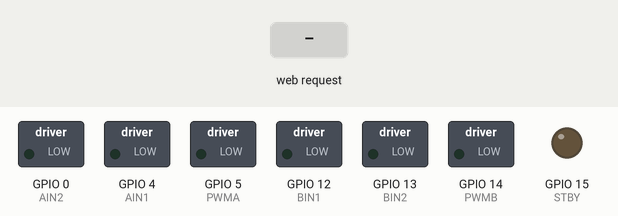
Bench run of a sketch on a simulated ESP8266 (NodeMCU). Parts: switched loads named in the sketch (green lamp = pin HIGH), output pins drawn as LEDs (lit = HIGH). Inputs (shaded band) come from the test bench. What the sketch prints to the serial monitor is not drawn.

Above: at 2.2 s.
2.3 s: HTTP request GET /backward received
At 3.5 s:
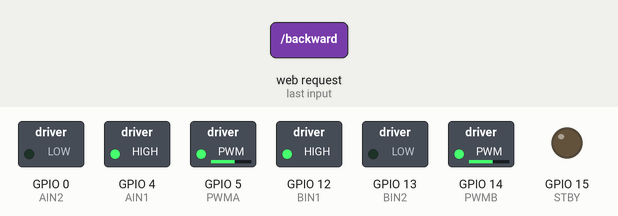
3.8 s: HTTP request GET /forward received
At 4.3 s:
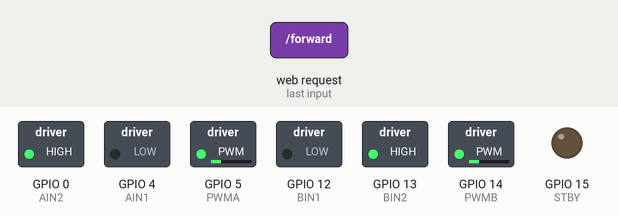
5.3 s: HTTP request GET /right received
At 5.8 s:
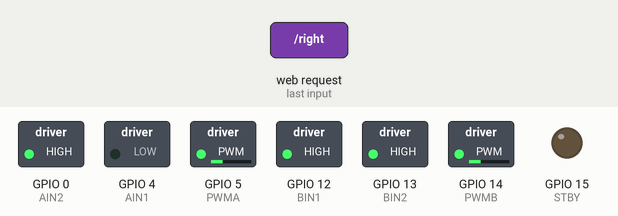
6.8 s: HTTP request GET /left received
At 7.2 s:
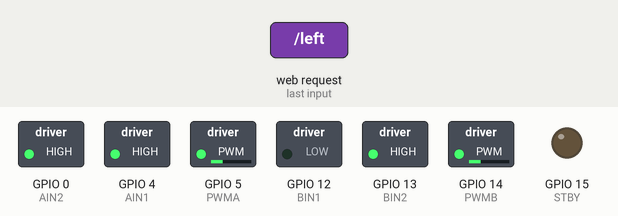
8.3 s: HTTP request GET /standby received
At 9.1 s:
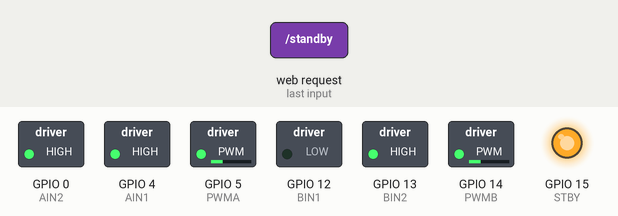
9.8 s: HTTP request GET /gear1 received
At 10.4 s:
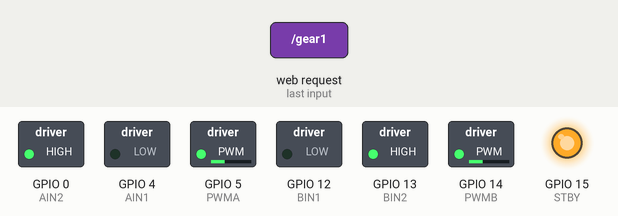
Timing chart, 0 to 12.3 s (numbered marks = the images above; inputs shaded):
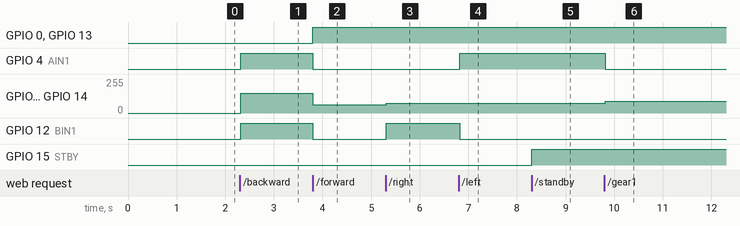

The sketch:

Robot1.ino
```cpp
/***** The front of the robot facing you,Right==MotorA, Left==MotorB*******/

#include <ESP8266WiFi.h>
#include <WiFiClient.h>
#include <ESP8266WebServer.h>
#include <ESP8266mDNS.h>

MDNSResponder mdns;


const char *ssid = "Emancipator";
const char *password = "emmanuelidiags";

ESP8266WebServer server(80);

int PWMA = 5;
int AIN1 = 4;
int AIN2 = 0;

int STBY = 15;

int PWMB = 14;
int BIN1 = 12;
int BIN2 = 13;

String webPage = "";


void StandBy()
{
  digitalWrite(STBY, HIGH);
}

void DisEngage()
{
  digitalWrite(STBY, LOW);
}

void MotorForward()
{
  analogWrite(PWMA, 255);
  analogWrite(PWMB, 255);

  digitalWrite(AIN1, LOW);
  digitalWrite(AIN2, HIGH);
  digitalWrite(BIN1, LOW);
  digitalWrite(BIN2, HIGH);
}

void MotorBackward()
{
  analogWrite(PWMA, 600);
  analogWrite(PWMB, 600);

  digitalWrite(AIN1, HIGH);
  digitalWrite(AIN2, LOW);
  digitalWrite(BIN1, HIGH);
  digitalWrite(BIN2, LOW);
}

void MotorLeftward()
{
  analogWrite(PWMA, 300);
  analogWrite(PWMB, 300);

  digitalWrite(AIN1, HIGH);
  digitalWrite(AIN2, HIGH);
  digitalWrite(BIN1, LOW);
  digitalWrite(BIN2, HIGH);
}

void MotorRightward()
{
  analogWrite(PWMA, 300);
  analogWrite(PWMB, 300);

  digitalWrite(AIN1, LOW);
  digitalWrite(AIN2, HIGH);
  digitalWrite(BIN1, HIGH);
  digitalWrite(BIN2, HIGH);
}

void Stop()
{
  digitalWrite(AIN1, LOW);
  digitalWrite(AIN2, LOW);
  digitalWrite(BIN1, LOW);
  digitalWrite(BIN2, LOW);
}

void Gear_1()
{
  analogWrite(PWMA, 350);
  analogWrite(PWMB, 350);

  digitalWrite(AIN1, LOW);
  digitalWrite(AIN2, HIGH);
  digitalWrite(BIN1, LOW);
  digitalWrite(BIN2, HIGH);
}

void Gear_2()
{
  //60% of 1023
  analogWrite(PWMA, 550);
  analogWrite(PWMB, 550);

  digitalWrite(AIN1, LOW);
  digitalWrite(AIN2, HIGH);
  digitalWrite(BIN1, LOW);
  digitalWrite(BIN2, HIGH);
}

void Gear_3()
{
  //80% of 1023
  analogWrite(PWMA, 800);
  analogWrite(PWMB, 800);

  digitalWrite(AIN1, LOW);
  digitalWrite(AIN2, HIGH);
  digitalWrite(BIN1, LOW);
  digitalWrite(BIN2, HIGH);
}

void Gear_4()
{
  analogWrite(PWMA, 1023);
  analogWrite(PWMB, 1023);

  digitalWrite(AIN1, LOW);
  digitalWrite(AIN2, HIGH);
  digitalWrite(BIN1, LOW);
  digitalWrite(BIN2, HIGH);
}

void setup()
{
  webPage += "<body style=background-color:pink><h1 style=color:blue;font-size:500%;>EMANCIPATOR ROBOT</h1> <p style=color:black;font-size:150%;><i>As the need for wireless control systems increases in man's quest for sophistication, the need to also solve problems brought about by this sophistication increases. This has led to the invention of several automated devices, with robotic cars being no exception, due to its numerous advantages. </i></p>";
  webPage += "<p style=color:black;font-size:150%;><i> The EMANCIPATOR_BOT is a WiFi-controlled robotic system and can be controlled using and android phone connected to the Wi-Fi module(ESP8266) on the robot</i></p><br>";
  webPage += "<p style=color:black;font-size:150%;><i> For the records, this ROBOT was designed by IDIAGHE EMMANUEL EMANCIPATOR on this day: 26/07/17, 11:02 PM. </i></p><br>";

  pinMode(PWMA, OUTPUT);
  analogWrite(PWMA, 0);

  pinMode(AIN1, OUTPUT);
  digitalWrite(AIN1, LOW);

  pinMode(AIN2, OUTPUT);
  digitalWrite(AIN2, LOW);

  pinMode(PWMB, OUTPUT);
  analogWrite(PWMB, 0);

  pinMode(BIN1, OUTPUT);
  digitalWrite(BIN1, LOW);

  pinMode(BIN2, OUTPUT);
  digitalWrite(BIN2, LOW);

  pinMode(STBY, OUTPUT);
  digitalWrite(STBY, LOW);


  delay(1000);
  Serial.begin(9600);
  Serial.println();
  Serial.print("Configuring access point...");
  /* You can remove the password parameter if you want the AP to be open. */
  WiFi.softAP(ssid, password);

  IPAddress myIP = WiFi.softAPIP();
  Serial.print("AP IP address: ");
  Serial.println(myIP);

  if (mdns.begin("esp8266", WiFi.localIP())) {
    Serial.println("MDNS responder started");
     Serial.println(WiFi.localIP());
  }


}


void loop()
{

  server.on("/", []()
  {
    server.send(200, "text/html", webPage);
  });
  server.on("/backward", [](){
    server.send(200, "text/html", webPage);
    MotorBackward();
    Serial.println("BACKWARD");
    delay(100);
  });
  server.on("/forward", []() {
    server.send(200, "text/html", webPage);
    MotorForward();
    Serial.println("FORWARD");
    delay(100);
  });
  server.on("/right", []() {
    server.send(200, "text/html", webPage);
    MotorRightward();
    Serial.println("RIGHTWARD");
    delay(100);
  });
  server.on("/left", []() {
    server.send(200, "text/html", webPage);
    MotorLeftward();
    Serial.println("LEFTWARD");
    delay(100);
  });
   server.on("/standby", []() {
    server.send(200, "text/html", webPage);
    StandBy();
    Serial.println("STANDBY");
    delay(100);
  });
   server.on("/disengage", []() {
    server.send(200, "text/html", webPage);
    DisEngage();
    Serial.println("DISENGAGED");
    delay(100);
  });
  server.on("/gear1", []() {
    server.send(200, "text/html", webPage);
    Gear_1();
    Serial.println("Gear 2");
    delay(100);
  });
  server.on("/gear2", []() {
    server.send(200, "text/html", webPage);
    Gear_2 ();
    Serial.println("Gear 2");
    delay(100);
  });
  server.on("/gear3", []() {
    server.send(200, "text/html", webPage);
    Gear_3();
    Serial.println("Gear 3");
    delay(100);
  });
  server.on("/gear4", []() {
    server.send(200, "text/html", webPage);
    Gear_4();
    Serial.println("Gear 4");
    delay(100);
  });
  server.on("/stop", []() {
    server.send(200, "text/html", webPage);
    Stop();
    delay(100);
  });
  server.begin();
  Serial.println("HTTP server started");
  server.handleClient();
}
```

Measured:
- after the input at 2.3 s, GPIO 4 (AIN1), GPIO 12 (BIN1): LOW → HIGH at once; GPIO 5 (PWMA), GPIO 14 (PWMB): 0/255 → 149/255 at once
- after the input at 3.8 s, GPIO 0 (AIN2), GPIO 13 (BIN2): LOW → HIGH at once; GPIO 4 (AIN1), GPIO 12 (BIN1): HIGH → LOW at once; GPIO 5 (PWMA), GPIO 14 (PWMB): 149/255 → 63/255 at once
- after the input at 5.3 s, GPIO 5 (PWMA), GPIO 14 (PWMB): 63/255 → 74/255 at once; GPIO 12 (BIN1): LOW → HIGH at once
- after the input at 6.8 s, GPIO 4 (AIN1): LOW → HIGH at once; GPIO 12 (BIN1): HIGH → LOW at once
- after the input at 8.3 s, GPIO 15 (STBY): LOW → HIGH at once
- after the input at 9.8 s, GPIO 4 (AIN1): HIGH → LOW at once; GPIO 5 (PWMA), GPIO 14 (PWMB): 74/255 → 87/255 at once
